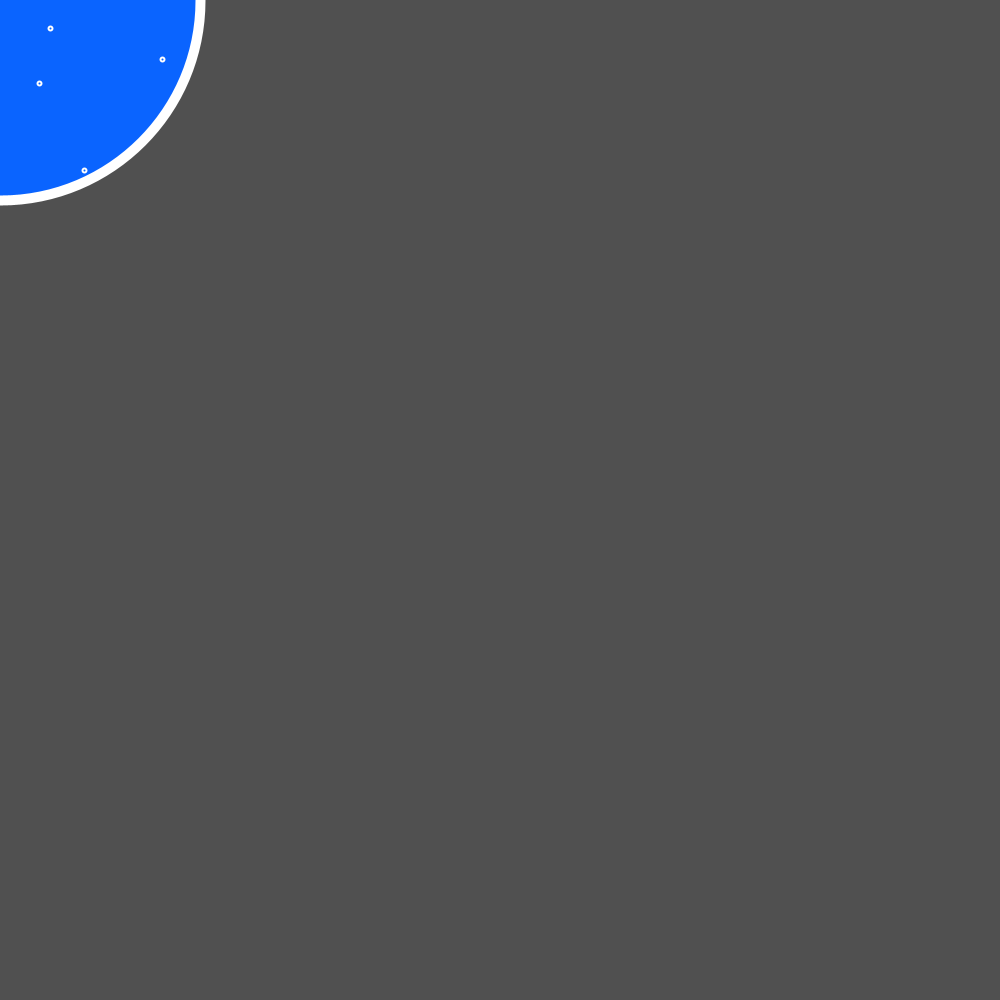
Frame 1 (no input)
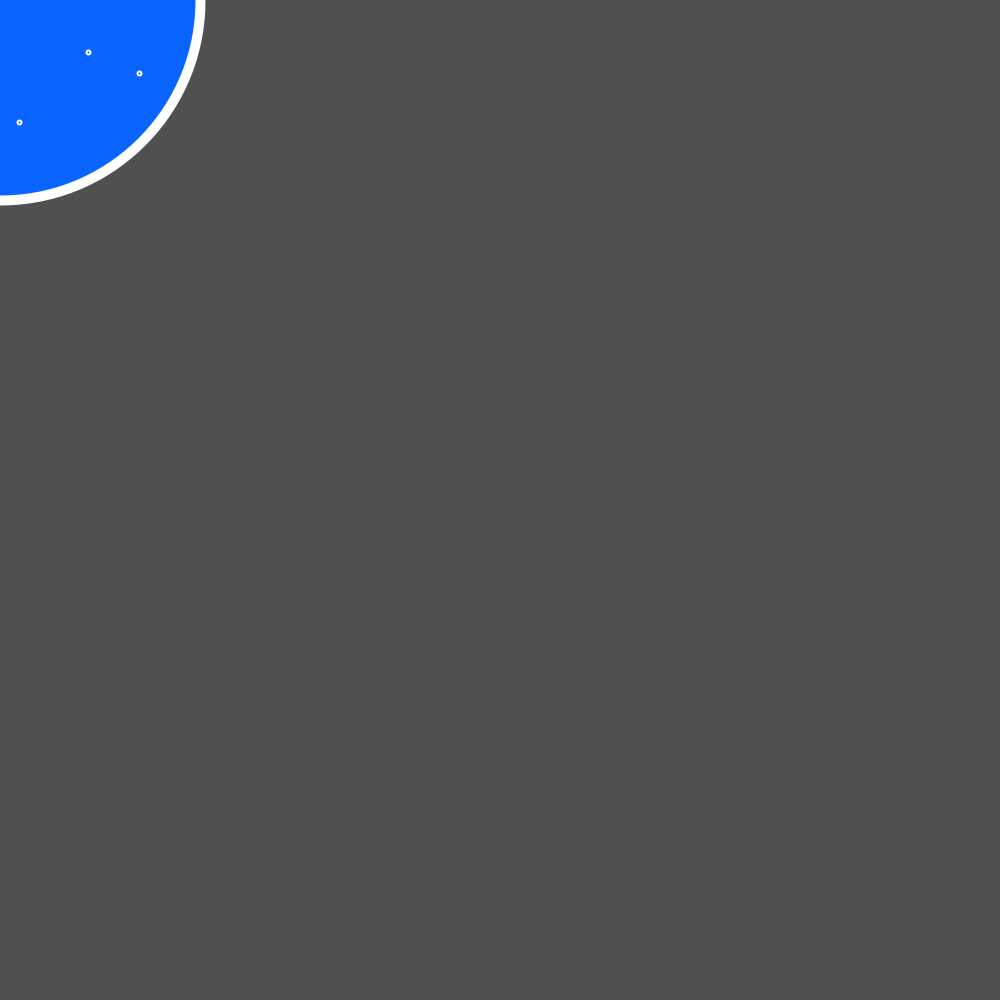
Frame 60 (the mouse pressed at the canvas centre just before this capture)
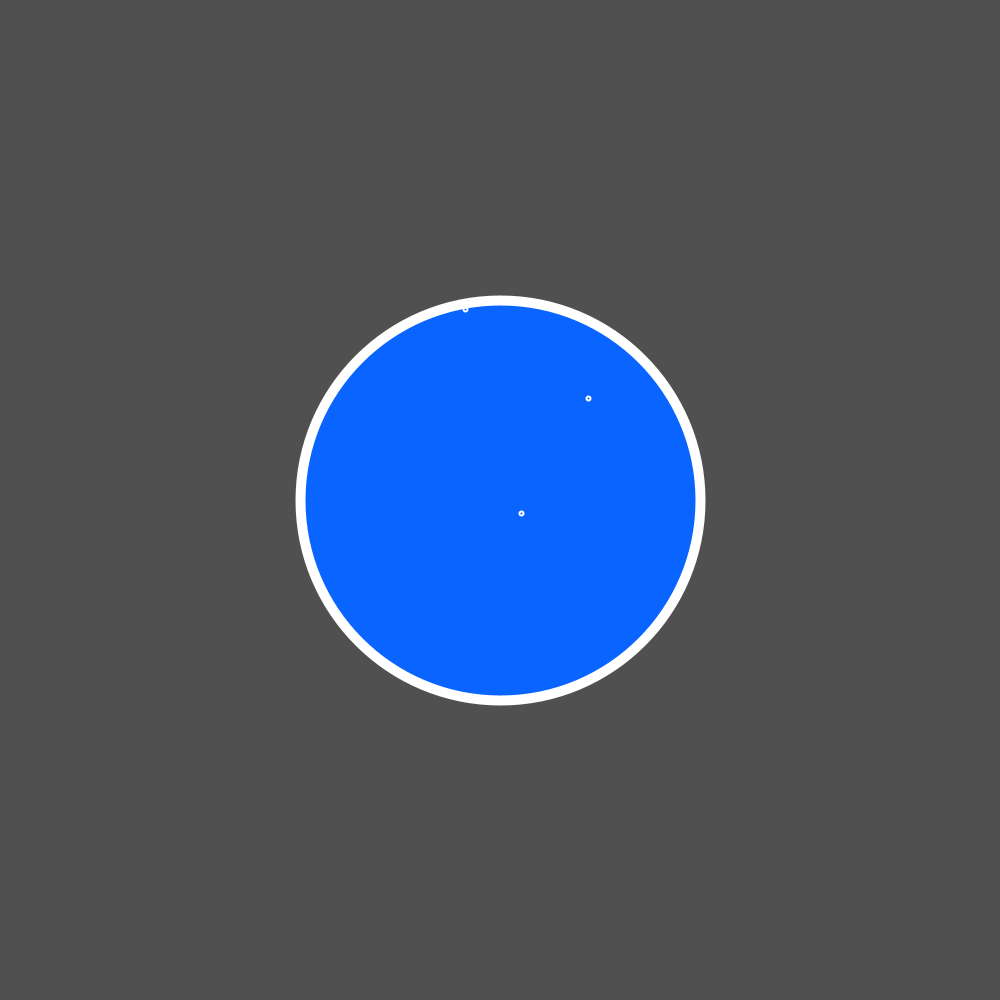
Frame 120 (the mouse held since frame 60 and released just before this capture)

The Processing sketch that drew these frames (run headless with seeded random() and noise(); from frame 60 on, the mouse is pressed at the canvas centre):

// Processing sketch: processing_166752
// ── processing_166752.pde

float[] xCoord = new float[100];
float[] yCoord = new float[100];

void setup(){
size(1000,1000);
for(int i = 0; i < 100; i++){
xCoord[i] = random(width);
yCoord[i] = random(height);

}
}
void draw(){
  background(80);
  stroke(255);
  strokeWeight(10);
  fill(10,100,255);
  ellipse(mouseX,mouseY,400,400);
  
  strokeWeight(2);
  for(int i =0; i < 50; i++){
    xCoord[i] += random(-1,1);
    yCoord[i] -= 2;
    
    if(yCoord[i] <0) yCoord[i] += height;
    
    if (dist(mouseX, mouseY, xCoord[i], yCoord[i]) <200) {
      noFill();
      ellipse(xCoord[i], yCoord[i],4,4);
    }
  }
}
